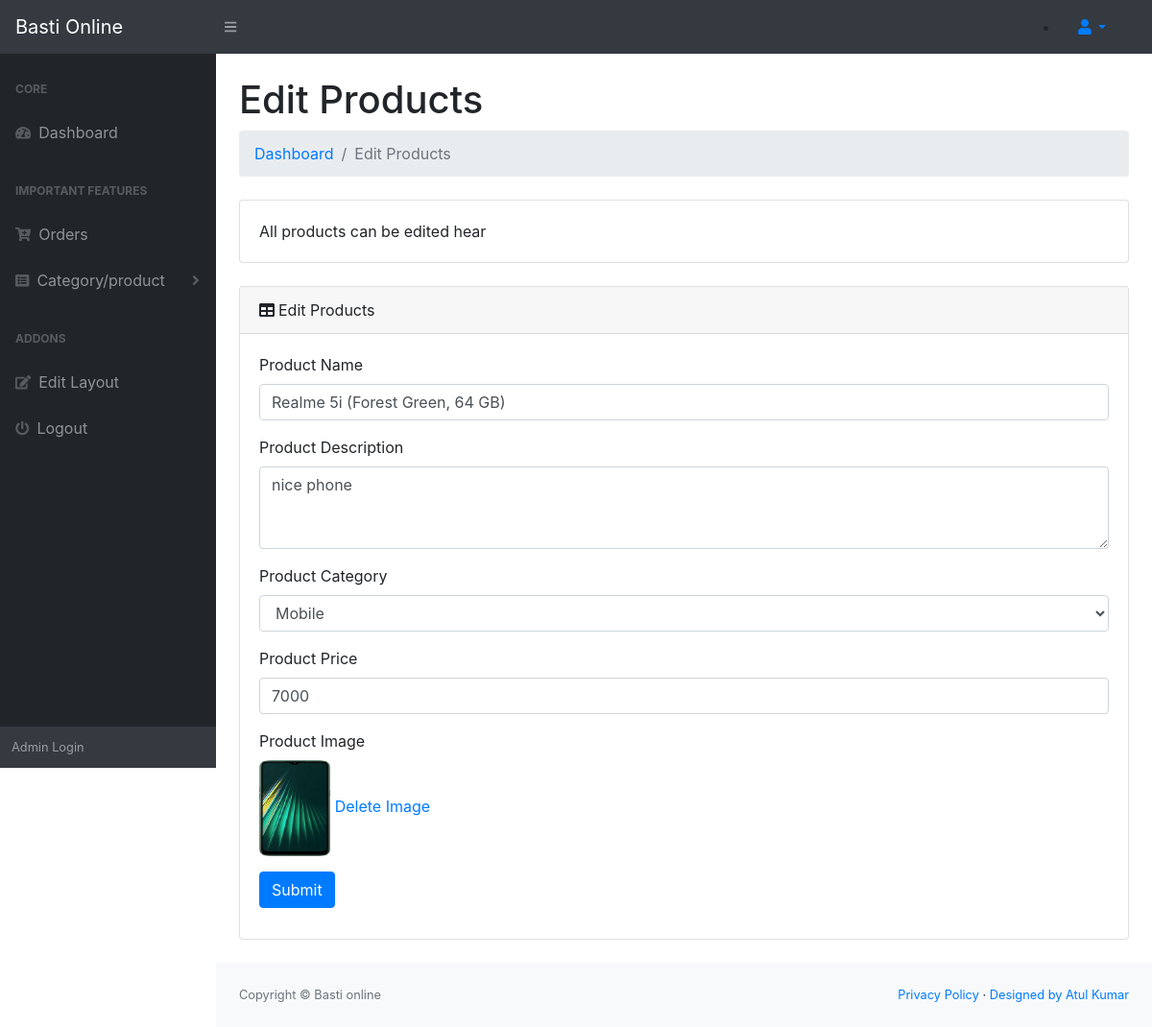
/admin/editproduct.php?id=25 (signed in), run on the app's committed database.
### tables this page shows
CREATE TABLE `products` (
  `id` int(11) NOT NULL,
  `name` varchar(255) NOT NULL,
  `catid` int(11) NOT NULL,
  `price` varchar(255) NOT NULL,
  `thumb` varchar(255) NOT NULL,
  `description` varchar(255) NOT NULL
);

CREATE TABLE `category` (
  `id` int(11) NOT NULL,
  `name` varchar(255) NOT NULL
);

### admin/editproduct.php (the view, shortened to what this page needs)
<?php
	require_once 'config/connect.php';
	if(isset($_GET) & !empty($_GET)){
		$id = $_GET['id'];
	}else{
		header('location: products.php');
	}
?>
<?php include 'header.php' ?>
    <body class="sb-nav-fixed">
        <?php include 'nav.php' ?>
            </div>
            <div id="layoutSidenav_content">
                <main>
                    <div class="container-fluid">
                        <h1 class="mt-4">Edit Products</h1>
                        <ol class="breadcrumb mb-4">
                            <li class="breadcrumb-item"><a href="index.php">Dashboard</a></li>
                            <li class="breadcrumb-item active">Edit Products</li>
                        </ol>
                        <div class="card mb-4">
                            <div class="card-body">All products can be edited hear</div>
                        </div>
                        <div class="card mb-4">
                            <div class="card-header"><i class="fas fa-table mr-1"></i>Edit Products</div>
                            <div class="card-body">
                                <div class="table-responsive">
                                    <table class="table table-bordered" id="dataTable" width="100%" cellspacing="0">
                                            <?php
                                                $sql = "SELECT * FROM products WHERE id=$id";
                                                $res = mysqli_query($connection, $sql);
                                                $r = mysqli_fetch_assoc($res);
                                            ?>
                                            <form method="post" enctype="multipart/form-data">
                                              <div class="form-group">
                                                <label for="Productname">Product Name</label>
                                                <input type="text" class="form-control" name="productname" id="Productname" placeholder="Product Name" value="<?php echo $r['name']; ?>">
                                              </div>
                                              <div class="form-group">
                                                <label for="productdescription">Product Description</label>
                                                <textarea class="form-control" name="productdescription" rows="3"><?php echo $r['description']; ?></textarea>
                                              </div>
                                              <div class="form-group">
                                                <label for="productcategory">Product Category</label>
                                                <select class="form-control" id="productcategory" name="productcategory">
                                                <?php
                                                    $catsql = "SELECT * FROM category";
                                                    $catres = mysqli_query($connection, $catsql);
                                                    while ($catr = mysqli_fetch_assoc($catres)) {
                                                ?>
                                                    <option value="<?php echo $catr['id']; ?>" <?php if( $catr['id'] == $r['catid']){ echo "selected"; } ?>><?php echo $catr['name']; ?></option>
                                                <?php } ?>
                                                </select>
                                              </div>
                                              <div class="form-group">
                                                <label for="productprice">Product Price</label>
                                                <input type="text" class="form-control" name="productprice" id="productprice" placeholder="Product Price" value="<?php echo $r['price']; ?>">
                                              </div>
                                              <div class="form-group">
                                                <label for="productimage">Product Image</label>
                                                <?php if(isset($r['thumb']) & !empty($r['thumb'])){ ?>
                                                <br>
                                                    <img src="<?php echo $r['thumb'] ?>" widht="100px" height="100px">
                                                    <a href="delprodimg.php?id=<?php echo $r['id']; ?>">Delete Image</a>
                                                <?php }else{ ?>
                                                <input type="file" name="productimage" id="productimage">
                                                <p class="help-block">Only jpg/png are allowed.</p>
                                                <?php } ?>
                                              </div>
                                              <button type="submit" class="btn btn-primary">Submit</button>
                                            </form>
                                    </table>
                                </div>
                            </div>
                        </div>
                    </div>
                </main>
<?php include'footer.php' ?>
    </body>
</html>

### data on the page
products: productname "Realme 5i (Forest Green, 64 GB)", productdescription "nice phone", productcategory "Mobile", productprice "7000", thumb (picture)
